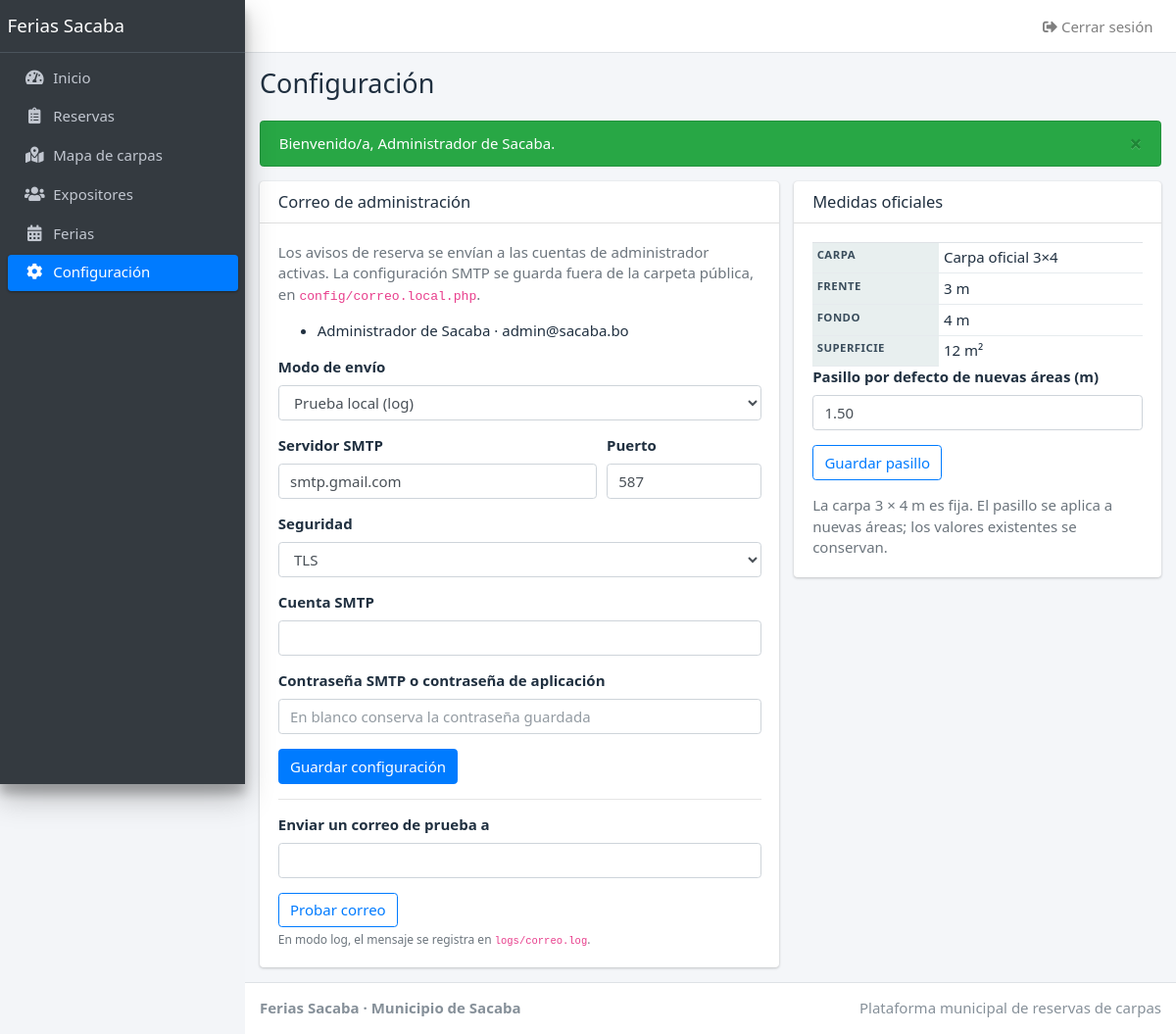
/index.php?ruta=admin/configuracion (signed in), run on the app's committed database.
### tables this page shows
CREATE TABLE usuarios (
    id            INT AUTO_INCREMENT PRIMARY KEY,
    nombre        VARCHAR(100) NOT NULL,
    email         VARCHAR(150) NOT NULL UNIQUE,
    password_hash VARCHAR(255) NOT NULL,
    rol           ENUM('administrador','usuario') NOT NULL DEFAULT 'usuario',
    activo        TINYINT(1) NOT NULL DEFAULT 1
);

CREATE TABLE tipos_carpa (
    id      INT AUTO_INCREMENT PRIMARY KEY,
    nombre  VARCHAR(80) NOT NULL,
    ancho_m DECIMAL(6,2) NOT NULL,
    largo_m DECIMAL(6,2) NOT NULL,
    activo  TINYINT(1) NOT NULL DEFAULT 1,
    CONSTRAINT chk_tipos_carpa_medidas CHECK (ancho_m > 0 AND largo_m > 0)
);

### app/core/helpers.php (called while the page is built, shortened)
<?php
function e(mixed $valor): string
{
    return htmlspecialchars((string) ($valor ?? ''), ENT_QUOTES, 'UTF-8');
}
function url(string $ruta, array $parametros = []): string
{
    return 'index.php?' . http_build_query(['ruta' => $ruta] + $parametros);
}
function vista(string $nombre, array $datos = []): void
{
    extract($datos, EXTR_SKIP);
    require dirname(__DIR__) . '/views/' . $nombre . '.php';
}
function medida(mixed $valor): string
{
    $texto = number_format((float) $valor, 2, ',', '.');
    return rtrim(rtrim($texto, '0'), ',');
}
function superficie_carpa(array $carpa): string
{
    return medida((float) $carpa['ancho_m'] * (float) $carpa['largo_m']) . ' m²';
}

### app/controllers/PanelController.php (called while the page is built, shortened)
<?php
final class PanelController
{
    public function configuracion(): void
    {
        $errores = [];
        $config = Configuracion::leer('correo');
        $carpa = (new TipoCarpa())->oficial();
        $administradores = (new Usuario())->administradoresActivos();
        $configFeria = Configuracion::leer('feria');
        vista('admin/configuracion', [
            'config' => $config,
            'carpa' => $carpa,
            'pasillo_default' => (float) ($configFeria['pasillo_defecto_m'] ?? 1.50),
            'administradores' => $administradores,
            'errores' => $errores,
        ]);
    }
}

### config/Database.php (called while the page is built, shortened)
<?php
final class Database
{
    private static ?PDO $conexion = null;
    public static function conectar(): PDO
    {
        if (self::$conexion === null) {
            $c = require __DIR__ . '/config.php';
            $dsn = sprintf(
                'mysql:host=%s;port=%s;dbname=%s;charset=utf8mb4',
                $c['db_host'],
                $c['db_port'],
                $c['db_name']
            );
            self::$conexion = new PDO($dsn, $c['db_user'], $c['db_pass'], [
                PDO::ATTR_ERRMODE            => PDO::ERRMODE_EXCEPTION,
                PDO::ATTR_DEFAULT_FETCH_MODE => PDO::FETCH_ASSOC,
                PDO::ATTR_EMULATE_PREPARES   => false,
            ]);
        }
        return self::$conexion;
    }
}

### app/models/Modelo.php (called while the page is built, shortened)
<?php
require_once __DIR__ . '/../../config/Database.php';
abstract class Modelo
{
    protected PDO $db;
    public function __construct()
    {
        $this->db = Database::conectar();
    }
    protected function consultar(string $sql, array $parametros = []): array
    {
        $consulta = $this->db->prepare($sql);
        $consulta->execute($parametros);
        return $consulta->fetchAll();
    }
}

### app/models/Usuario.php (called while the page is built, shortened)
<?php
require_once __DIR__ . '/Modelo.php';
final class Usuario extends Modelo
{
    public function buscarAdministradorActivo(int $id): ?array
    {
        $filas = $this->consultar(
            "SELECT id, nombre, email FROM usuarios WHERE id = :id AND rol = 'administrador' AND activo = 1",
            ['id' => $id]
        );
        return $filas[0] ?? null;
    }
    public function administradoresActivos(): array
    {
        return $this->consultar(
            "SELECT id, nombre, email FROM usuarios WHERE rol = 'administrador' AND activo = 1 ORDER BY id"
        );
    }
}

### config/config.php (called while the page is built)
<?php
return [
    'db_host' => getenv('DB_HOST') ?: '127.0.0.1',
    'db_port' => getenv('DB_PORT') ?: '3306',
    'db_name' => getenv('DB_NAME') ?: 'ferias_sacaba',
    'db_user' => getenv('DB_USER') ?: 'root',
    'db_pass' => getenv('DB_PASS') ?: '',
];

### app/core/Auth.php (called while the page is built, shortened)
<?php
final class Auth
{
    public static function usuario(): ?array
    {
        $u = $_SESSION['usuario'] ?? null;
        return is_array($u) ? $u : null;
    }
    public static function requerirAdmin(): void
    {
        $u = self::usuario();
        $vigente = (new Usuario())->buscarAdministradorActivo((int) $u['id']);
    }
}

### app/core/bootstrap.php (called while the page is built, shortened)
<?php
spl_autoload_register(static function (string $clase): void {
    $carpetas = ['/app/core/', '/app/controllers/', '/app/models/', '/app/services/', '/config/'];
    foreach ($carpetas as $carpeta) {
        $archivo = RAIZ_PROYECTO . $carpeta . $clase . '.php';
        if (is_file($archivo)) {
            return;
        }
    }
});
require_once __DIR__ . '/helpers.php';

### app/core/Configuracion.php (called while the page is built, shortened)
<?php
final class Configuracion
{
    private static array $cache = [];
    public static function leer(string $nombre): array
    {
        if (!isset(self::$cache[$nombre])) {
            $valores = self::cargar(self::ruta($nombre));
            $propios = array_intersect_key(self::cargar(self::ruta($nombre, true)), $valores);
            self::$cache[$nombre] = array_replace($valores, $propios);
        }
        return self::$cache[$nombre];
    }
    private static function ruta(string $nombre, bool $local = false): string
    {
        return RAIZ_PROYECTO . '/config/' . $nombre . ($local ? '.local' : '') . '.php';
    }
    private static function cargar(string $archivo): array
    {
        if (!is_file($archivo)) {
            return [];
        }
        $valores = require $archivo;
        return is_array($valores) ? $valores : [];
    }
}

### config/correo.php (called while the page is built)
<?php
return [
    'driver'           => 'log',
    'host'             => 'smtp.gmail.com',
    'puerto'           => 587,
    'usuario'          => '',
    'clave'            => '',
    'seguridad'        => 'tls',
    'remitente_email'  => '',
    'remitente_nombre' => 'Ferias Sacaba',
    'responder_a'      => '',
    'tiempo_limite'    => 10,
];

### app/models/TipoCarpa.php (called while the page is built, shortened)
<?php
require_once __DIR__ . '/Modelo.php';
final class TipoCarpa extends Modelo
{
    public function oficial(): array
    {
        $filas = $this->consultar(
            'SELECT * FROM tipos_carpa WHERE activo = 1 AND ancho_m = 3.00 AND largo_m = 4.00 ORDER BY id LIMIT 1'
        );
        return $filas[0];
    }
}

### app/views/admin/configuracion.php (the view, shortened to what this page needs)
<?php
require __DIR__ . '/../layout/header.php';
?>
<div class="row">
    <div class="col-lg-7">
        <div class="card">
            <div class="card-header"><h3 class="card-title">Correo de administración</h3></div>
            <div class="card-body">
                <p class="text-muted">Los avisos de reserva se envían a las cuentas de administrador activas. La configuración SMTP se guarda fuera de la carpeta pública, en <code>config/correo.local.php</code>.</p>
                <?php if ($administradores === []): ?>
                    <p class="text-danger">No hay una cuenta de administrador activa.</p>
                <?php else: ?>
                    <ul class="mb-3">
                        <?php foreach ($administradores as $administrador): ?>
                            <li><?= e($administrador['nombre']) ?> · <?= e($administrador['email']) ?></li>
                        <?php endforeach; ?>
                    </ul>
                <?php endif; ?>
                <form method="post" action="<?= e(url('admin/configuracion')) ?>">
                    <div class="form-group">
                        <label for="driver">Modo de envío</label>
                        <select id="driver" name="driver" class="form-control">
                            <option value="log"<?= ($config['driver'] ?? 'log') === 'log' ? ' selected' : '' ?>>Prueba local (log)</option>
                        </select>
                    </div>
                    <div class="form-row">
                        <div class="form-group col-md-8">
                            <label for="host">Servidor SMTP</label>
                            <input id="host" name="host" class="form-control" value="<?= e($config['host'] ?? '') ?>" maxlength="180">
                        </div>
                        <div class="form-group col-md-4">
                            <label for="puerto">Puerto</label>
                            <input id="puerto" name="puerto" type="number" min="1" max="65535" class="form-control" value="<?= e($config['puerto'] ?? 587) ?>">
                        </div>
                    </div>
                    <div class="form-group">
                        <label for="seguridad">Seguridad</label>
                        <select id="seguridad" name="seguridad" class="form-control">
                            <?php foreach (['tls' => 'TLS', 'ssl' => 'SSL', 'ninguna' => 'Sin cifrado'] as $valor => $nombre): ?>
                                <option value="<?= e($valor) ?>"<?= ($config['seguridad'] ?? 'tls') === $valor ? ' selected' : '' ?>><?= e($nombre) ?></option>
                            <?php endforeach; ?>
                        </select>
                    </div>
                    <div class="form-group">
                        <label for="usuario">Cuenta SMTP</label>
                        <input id="usuario" name="usuario" type="email" class="form-control" value="<?= e($config['usuario'] ?? '') ?>" autocomplete="off">
                    </div>
                    <div class="form-group">
                        <label for="clave">Contraseña SMTP o contraseña de aplicación</label>
                        <input id="clave" name="clave" type="password" class="form-control" autocomplete="new-password" placeholder="En blanco conserva la contraseña guardada">
                    </div>
                    <button class="btn btn-primary" type="submit">Guardar configuración</button>
                </form>
                <hr>
                <form method="post" action="<?= e(url('admin/configuracion')) ?>">
                    <div class="form-group">
                        <label for="email_prueba">Enviar un correo de prueba a</label>
                        <input id="email_prueba" name="email_prueba" type="email" class="form-control" required>
                    </div>
                    <button class="btn btn-outline-primary" type="submit">Probar correo</button>
                    <small class="form-text text-muted">En modo log, el mensaje se registra en <code>logs/correo.log</code>.</small>
                </form>
            </div>
        </div>
    </div>
    <div class="col-lg-5">
        <div class="card">
            <div class="card-header"><h3 class="card-title">Medidas oficiales</h3></div>
            <div class="card-body">
                <table class="table table-sm">
                    <tr><th>Carpa</th><td><?= e($carpa['nombre']) ?></td></tr>
                    <tr><th>Frente</th><td><?= e(medida($carpa['ancho_m'])) ?> m</td></tr>
                    <tr><th>Fondo</th><td><?= e(medida($carpa['largo_m'])) ?> m</td></tr>
                    <tr><th>Superficie</th><td><?= e(superficie_carpa($carpa)) ?></td></tr>
                </table>
                <form method="post" action="<?= e(url('admin/configuracion')) ?>">
                    <div class="form-group">
                        <label for="pasillo_defecto_m">Pasillo por defecto de nuevas áreas (m)</label>
                        <input id="pasillo_defecto_m" name="pasillo_defecto_m" type="number" min="0.01" max="20" step="0.01" class="form-control" value="<?= e(number_format($pasillo_default, 2, '.', '')) ?>" required>
                    </div>
                    <button class="btn btn-outline-primary" type="submit">Guardar pasillo</button>
                </form>
                <p class="text-muted mt-3 mb-0">La carpa 3 × 4 m es fija. El pasillo se aplica a nuevas áreas; los valores existentes se conservan.</p>
            </div>
        </div>
    </div>
</div>
<?php require __DIR__ . '/../layout/footer.php'; ?>

### public/css/admin.css (style rules this page uses)
:root { --primario: #154d4c; --primario-oscuro: #0e3938; --primario-suave: #e0efeb; --acento: #76a89e; --fondo: #f3f5f8; --superficie: #ffffff; --texto: #203040; --suave: #5a6875; --borde: #dce3e7; --borde-control: #b8c5c9; --cabecera-tabla: #e8efef; --peligro: #b42318; --peligro-suave: #fdecea; --ok: #1d6b45; --ok-suave: #e2f1e9; --aviso: #7a5200; --aviso-suave: #fff4ce; --naranja: #8f3f00; --naranja-suave: #ffe8d6; --info: #1d4f91; --info-suave: #e6effb; --morado: #5b2e91; --morado-suave: #efe7fa; --radio: 10px; --sombra: 0 1px 2px rgba(16, 40, 50, .06), 0 4px 14px rgba(16, 40, 50, .04); }
* { box-sizing: border-box; }
html { font-size: 15px; }
body { margin: 0; background: var(--fondo); color: var(--texto); font-family: system-ui, -apple-system, "Segoe UI", Roboto, Arial, sans-serif; line-height: 1.45; }
table { width: 100%; border-collapse: collapse; }
th, td { padding: 10px 12px; border-bottom: 1px solid #e6ebee; text-align: left; vertical-align: middle; }
th { background: var(--cabecera-tabla); color: #3a4d5c; font-size: .76rem; font-weight: 700; text-transform: uppercase; letter-spacing: .04em; white-space: nowrap; }
tbody tr:last-child td { border-bottom: 0; }
input, select, textarea { width: 100%; padding: 9px 11px; border: 1px solid var(--borde-control); border-radius: 8px; background: #fff; color: var(--texto); font: inherit; }

### data on the page
usuarios: nombre "Administrador de Sacaba", email "admin@sacaba.bo"
tipos_carpa: nombre "Carpa oficial 3×4", ancho_m "3", largo_m "4", superficie_carpa($carpa) "12 m²"

### other printed values
$tituloPagina "Configuración"
$m['texto'] "Bienvenido/a, Administrador de Sacaba."
form field seguridad "TLS"
